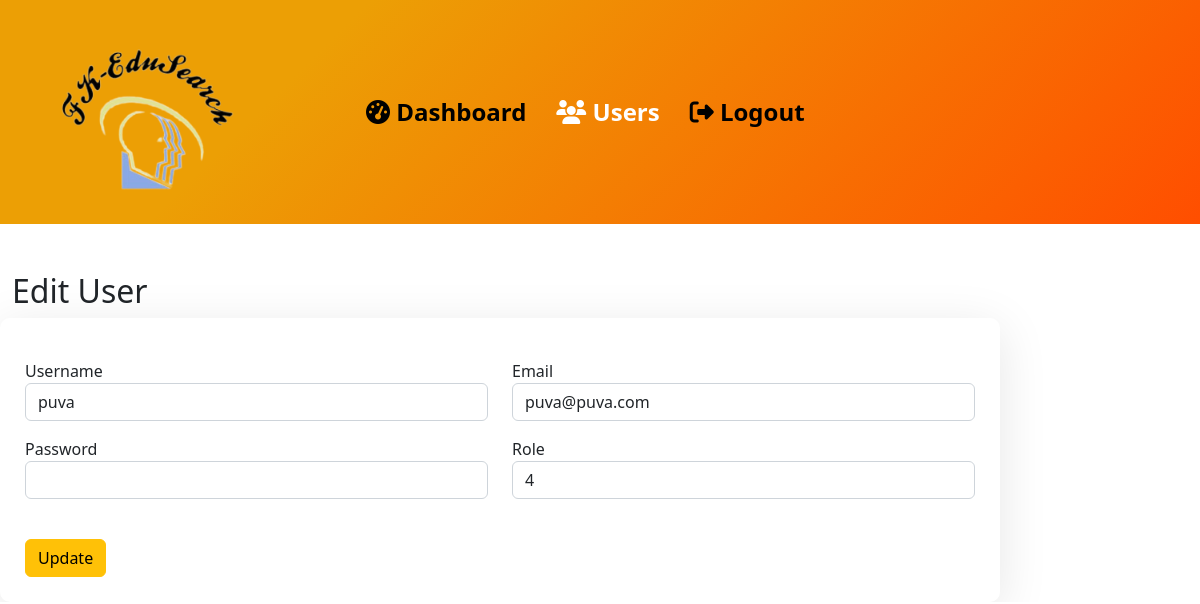
/user-edit.php?id=8 (signed in), run on the app's committed database.
### tables this page shows
CREATE TABLE `user` (
  `id` int(11) NOT NULL,
  `username` varchar(225) NOT NULL,
  `email` varchar(225) NOT NULL,
  `password` varchar(500) NOT NULL,
  `role` int(10) NOT NULL,
  `date` varchar(225) NOT NULL
);

### user-edit.php (the view, shortened to what this page needs)
<!doctype html>
<html lang="en">
  <head>
    <link href="https://cdn.jsdelivr.net/npm/bootstrap@5.2.3/dist/css/bootstrap.min.css" rel="stylesheet">
    <link rel="stylesheet" href="assets/css/style2.css">
  </head>
  <body>
    <?php
        include('assets/config/dbcon.php');
        $myid = $_GET['id'];
        $qry = "SELECT * FROM `user` WHERE `id`='$myid'";
        $result = $conn->query($qry);
        if ($result->num_rows > 0) {
            while($row = $result->fetch_assoc()) {
               $username = $row['username'];
               $email = $row['email'];
               $role = $row['role'];
            }
        }
    ?>
      <nav class="navbar">
        <a class="navbar-brand" href="#">
            <img src="assets/img/logo.png" width="80%" alt="" srcset="">
        </a>
        <div class="navbar-items">
            <a class="nav-link" href="index.php">
                <i class="fa fa-dashboard"></i> Dashboard
            </a>
            <a class="nav-link active" href="users.php">
                <i class="fa fa-users"></i> Users
            </a>
            <a class="nav-link" href="logout.php">
                <i class="fa fa-sign-out"></i> Logout
            </a>
        </div>
    </nav>
        <div class="col-10">
            <div class="container mt-5">
                <div class="row">
                    <div class="col-md-12">
                        <h2>Edit User</h2>
                    </div>
                </div>
                <div class="row">
                    <div class="col-md-12 table_box">
                        <form action="" method="post">
                            <div class="row">
                                <div class="col-md-6 mt-3">
                                    <label for="uname">Username</label>
                                    <input type="text" name="uname" value="<?php echo $username;?>" id="uname" required class="form-control">
                                </div>
                                <div class="col-md-6 mt-3">
                                    <label for="email">Email</label>
                                    <input type="email" name="email" id="email" value="<?php echo $email;?>" required class="form-control">
                                </div>
                            </div>
                            <div class="row">
                                <div class="col-md-6 mt-3">
                                    <label for="pass">Password</label>
                                    <input type="password" name="pass" id="pass"  class="form-control">
                                </div>
                                <div class="col-md-6 mt-3">
                                    <label for="role">Role</label>
                                    <select name="role" id="role" required class="form-control">
                                        <option value="<?php echo $role;?>"><?php echo $role;?></option>
                                    </select>
                                </div>
                            </div>
                            <div class="row">
                                <div class="col-md-12 mt-3">
                                    <br>
                                    <input type="submit" name="submit" value="Update" class="btn btn-warning">
                                </div>
                            </div>
                        </form>
                    </div>
                </div>
            </div>
        </div>
  </body>
</html>

### assets/css/style2.css (style rules this page uses)
html, body { margin:0; padding: 0; overflow-x: hidden; }
.active { color:#fff; }
.table_box { box-shadow: rgba(0, 0, 0, 0.1) 0px 10px 50px; padding: 25px; border-radius: 10px; }
.navbar { background-color: #ff4e00; background-image: linear-gradient(315deg, #ff4e00 0%, #ec9f05 74%); display: flex; justify-content: flex-start; align-items: center; padding: 20px; }
.navbar-items { display: flex; justify-content: flex-start; align-items: center; margin-left: 20px; }
.nav-link { margin-right: 20px; font-size: 2em; }
.navbar .nav-link { color: #000; font-weight: bold; padding: 10px; }
.navbar .nav-link.active { color: #ffff; }
.nav-link { margin-right: 10px; font-size: 1.5em; }
.navbar .nav-link.active, .navbar .nav-link:hover { color: #ffff; }

### data on the page
user: uname "puva", email "puva@puva.com", role "4"
